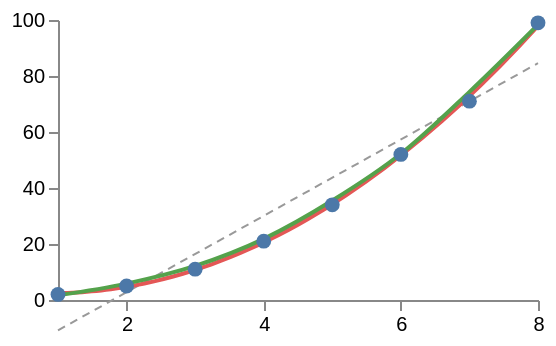

Source (Vega-Lite JSON):
### Vega specification from a JSON file in a GitHub repository (floating-point values rounded to 4 significant figures)
{"$schema": "https://vega.github.io/schema/vega/v6.json", "description": "A scatter under three trends: a quadratic fit sampled where it bends, a loess smoothing, and the straight line for comparison.", "width": 240, "height": 140, "padding": 5, "data": [{"name": "points", "values": [{"u": 1, "v": 2}, {"u": 2, "v": 5}, {"u": 3, "v": 11}, {"u": 4, "v": 21}, {"u": 5, "v": 34}, {"u": 6, "v": 52}, {"u": 7, "v": 71}, {"u": 8, "v": 99}]}, {"name": "quad", "source": "points", "transform": [{"type": "regression", "x": "u", "y": "v", "method": "quad"}]}, {"name": "smooth", "source": "points", "transform": [{"type": "loess", "x": "u", "y": "v", "bandwidth": 0.6}]}, {"name": "straight", "source": "points", "transform": [{"type": "regression", "x": "u", "y": "v"}]}], "scales": [{"name": "x", "type": "linear", "domain": {"data": "points", "field": "u"}, "range": "width", "zero": false, "nice": true}, {"name": "y", "type": "linear", "domain": {"data": "points", "field": "v"}, "range": "height", "zero": true, "nice": true}], "axes": [{"orient": "bottom", "scale": "x", "tickCount": 4}, {"orient": "left", "scale": "y", "tickCount": 4}], "marks": [{"type": "line", "from": {"data": "straight"}, "encode": {"enter": {"x": {"scale": "x", "field": "u"}, "y": {"scale": "y", "field": "v"}, "stroke": {"value": "#999999"}, "strokeWidth": {"value": 1}, "strokeDash": {"value": [4, 3]}}}}, {"type": "line", "from": {"data": "quad"}, "encode": {"enter": {"x": {"scale": "x", "field": "u"}, "y": {"scale": "y", "field": "v"}, "stroke": {"value": "#e45756"}, "strokeWidth": {"value": 2}}}}, {"type": "line", "from": {"data": "smooth"}, "encode": {"enter": {"x": {"scale": "x", "field": "u"}, "y": {"scale": "y", "field": "v"}, "stroke": {"value": "#54a24b"}, "strokeWidth": {"value": 2}, "interpolate": {"value": "monotone"}}}}, {"type": "symbol", "from": {"data": "points"}, "encode": {"enter": {"x": {"scale": "x", "field": "u"}, "y": {"scale": "y", "field": "v"}, "size": {"value": 55}, "fill": {"value": "#4c78a8"}}}}]}
